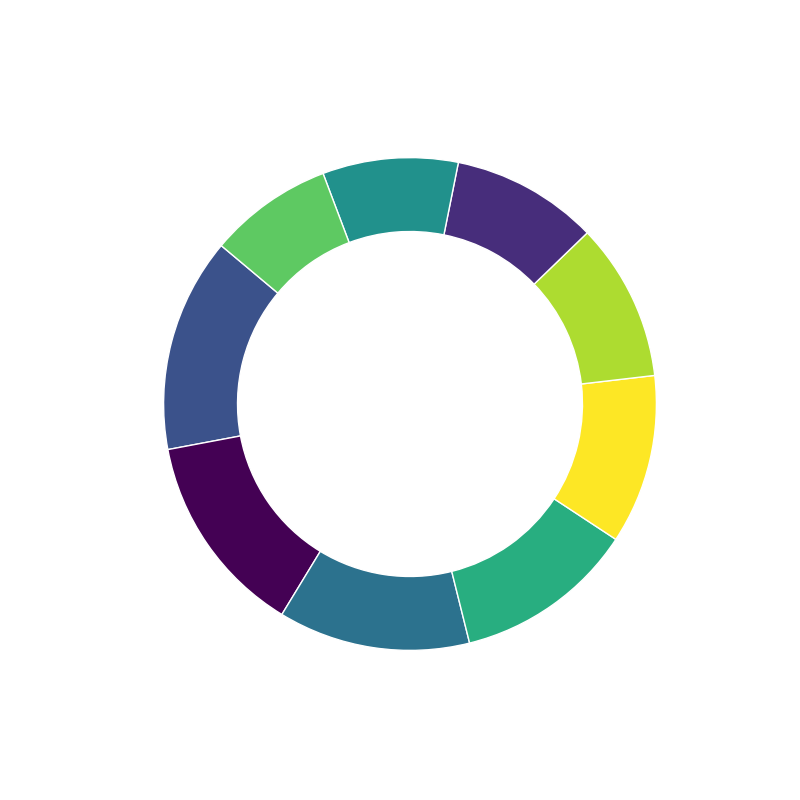

Python code for this plot:
import matplotlib.pyplot as plt
import numpy as np

sports = [
    "Skydiving", "Bungee Jumping", "White Water Rafting",
    "Rock Climbing", "Mountain Biking", "Paragliding",
    "Surfing", "Kart Racing", "Hang Gliding"
]
adrenaline_levels = [95, 90, 85, 80, 75, 70, 65, 60, 55]

plt.figure(figsize=(8, 8))
colors = plt.cm.viridis(np.linspace(0, 1, len(sports)))

shuffled_colors = [colors[2], colors[0], colors[3], colors[5], colors[8], colors[7], colors[1], colors[4], colors[6]]

# Create a pie chart and make it a donut
plt.pie(adrenaline_levels, colors=shuffled_colors, startangle=140, wedgeprops=dict(width=0.3, edgecolor='w'))

plt.show()
